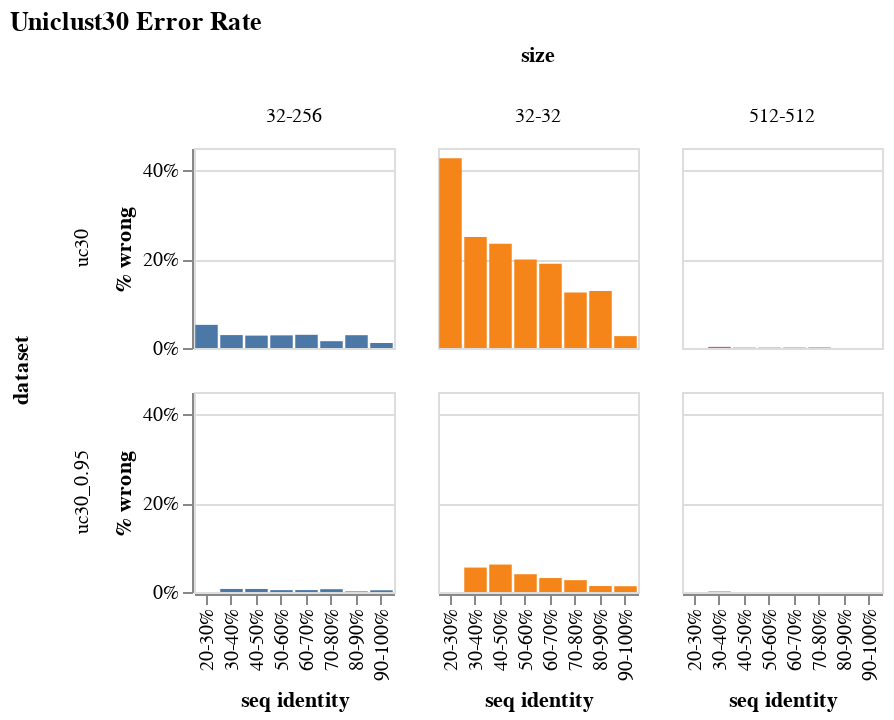

Here is the notebook cell this chart was saved with:
### Code cell
c = alt.Chart(data, title = "Uniclust30 Error Rate").mark_bar().encode(
    x = "seq identity",
    y = alt.Y("% wrong", axis = alt.Axis(format = "%")),
    column = "size",
    row = "dataset",
    color = alt.Color("size", legend = None)
).properties(
    width = 100,
    height = 100
)
save(c, "uniclust30_accuracy.pdf")
c

### Figure 1 — Vega-Lite specification as saved in the notebook (floating-point values rounded to 4 significant figures)
{"config": {"view": {"continuousWidth": 400, "continuousHeight": 300}}, "data": {"name": "data-e63ed052b2663473c125f29798f767ee"}, "mark": "bar", "encoding": {"color": {"type": "nominal", "field": "size", "legend": null}, "column": {"type": "nominal", "field": "size"}, "row": {"type": "nominal", "field": "dataset"}, "x": {"type": "nominal", "field": "seq identity"}, "y": {"type": "quantitative", "axis": {"format": "%"}, "field": "% wrong"}}, "height": 100, "title": "Uniclust30 Error Rate", "width": 100, "$schema": "https://vega.github.io/schema/vega-lite/v4.8.1.json", "datasets": {"data-e63ed052b2663473c125f29798f767ee": [{"dataset": "uc30_0.95", "size": "32-32", "seq identity": "0-10%", "count": 0, "wrong": 0, "wrong % error": null, "% wrong": null}, {"dataset": "uc30_0.95", "size": "32-32", "seq identity": "10-20%", "count": 0, "wrong": 0, "wrong % error": null, "% wrong": null}, {"dataset": "uc30_0.95", "size": "32-32", "seq identity": "20-30%", "count": 14, "wrong": 0, "wrong % error": null, "% wrong": 0.0}, {"dataset": "uc30_0.95", "size": "32-32", "seq identity": "30-40%", "count": 873, "wrong": 48, "wrong % error": 0.2364, "% wrong": 0.05498}, {"dataset": "uc30_0.95", "size": "32-32", "seq identity": "40-50%", "count": 1166, "wrong": 72, "wrong % error": 0.2589, "% wrong": 0.06175}, {"dataset": "uc30_0.95", "size": "32-32", "seq identity": "50-60%", "count": 951, "wrong": 38, "wrong % error": 0.2699, "% wrong": 0.03996}, {"dataset": "uc30_0.95", "size": "32-32", "seq identity": "60-70%", "count": 923, "wrong": 29, "wrong % error": 0.266, "% wrong": 0.03142}, {"dataset": "uc30_0.95", "size": "32-32", "seq identity": "70-80%", "count": 789, "wrong": 21, "wrong % error": 0.2508, "% wrong": 0.02662}, {"dataset": "uc30_0.95", "size": "32-32", "seq identity": "80-90%", "count": 747, "wrong": 10, "wrong % error": 0.2109, "% wrong": 0.01339}, {"dataset": "uc30_0.95", "size": "32-32", "seq identity": "90-100%", "count": 1537, "wrong": 20, "wrong % error": 0.139, "% wrong": 0.01301}, {"dataset": "uc30_0.95", "size": "32-256", "seq identity": "0-10%", "count": 0, "wrong": 0, "wrong % error": null, "% wrong": null}, {"dataset": "uc30_0.95", "size": "32-256", "seq identity": "10-20%", "count": 0, "wrong": 0, "wrong % error": null, "% wrong": null}, {"dataset": "uc30_0.95", "size": "32-256", "seq identity": "20-30%", "count": 14, "wrong": 0, "wrong % error": null, "% wrong": 0.0}, {"dataset": "uc30_0.95", "size": "32-256", "seq identity": "30-40%", "count": 873, "wrong": 6, "wrong % error": 0.02263, "% wrong": 0.006873}, {"dataset": "uc30_0.95", "size": "32-256", "seq identity": "40-50%", "count": 1166, "wrong": 8, "wrong % error": 0.07535, "% wrong": 0.006861}, {"dataset": "uc30_0.95", "size": "32-256", "seq identity": "50-60%", "count": 951, "wrong": 4, "wrong % error": 0.03272, "% wrong": 0.004206}, {"dataset": "uc30_0.95", "size": "32-256", "seq identity": "60-70%", "count": 923, "wrong": 4, "wrong % error": 0.06402, "% wrong": 0.004334}, {"dataset": "uc30_0.95", "size": "32-256", "seq identity": "70-80%", "count": 789, "wrong": 5, "wrong % error": 0.02126, "% wrong": 0.006337}, {"dataset": "uc30_0.95", "size": "32-256", "seq identity": "80-90%", "count": 747, "wrong": 1, "wrong % error": 0.0006338, "% wrong": 0.001339}, {"dataset": "uc30_0.95", "size": "32-256", "seq identity": "90-100%", "count": 1537, "wrong": 6, "wrong % error": 0.04126, "% wrong": 0.003904}, {"dataset": "uc30_0.95", "size": "512-512", "seq identity": "0-10%", "count": 0, "wrong": 0, "wrong % error": null, "% wrong": null}, {"dataset": "uc30_0.95", "size": "512-512", "seq identity": "10-20%", "count": 0, "wrong": 0, "wrong % error": null, "% wrong": null}, {"dataset": "uc30_0.95", "size": "512-512", "seq identity": "20-30%", "count": 14, "wrong": 0, "wrong % error": null, "% wrong": 0.0}, {"dataset": "uc30_0.95", "size": "512-512", "seq identity": "30-40%", "count": 873, "wrong": 1, "wrong % error": 0.0194, "% wrong": 0.001145}, {"dataset": "uc30_0.95", "size": "512-512", "seq identity": "40-50%", "count": 1166, "wrong": 0, "wrong % error": null, "% wrong": 0.0}, {"dataset": "uc30_0.95", "size": "512-512", "seq identity": "50-60%", "count": 951, "wrong": 0, "wrong % error": null, "% wrong": 0.0}, {"dataset": "uc30_0.95", "size": "512-512", "seq identity": "60-70%", "count": 923, "wrong": 0, "wrong % error": null, "% wrong": 0.0}, {"dataset": "uc30_0.95", "size": "512-512", "seq identity": "70-80%", "count": 789, "wrong": 0, "wrong % error": null, "% wrong": 0.0}, {"dataset": "uc30_0.95", "size": "512-512", "seq identity": "80-90%", "count": 747, "wrong": 0, "wrong % error": null, "% wrong": 0.0}, {"dataset": "uc30_0.95", "size": "512-512", "seq identity": "90-100%", "count": 1537, "wrong": 0, "wrong % error": null, "% wrong": 0.0}, {"dataset": "uc30", "size": "32-32", "seq identity": "0-10%", "count": 0, "wrong": 0, "wrong % error": null, "% wrong": null}, {"dataset": "uc30", "size": "32-32", "seq identity": "10-20%", "count": 0, "wrong": 0, "wrong % error": null, "% wrong": null}, {"dataset": "uc30", "size": "32-32", "seq identity": "20-30%", "count": 192, "wrong": 82, "wrong % error": 0.9296, "% wrong": 0.4271}, {"dataset": "uc30", "size": "32-32", "seq identity": "30-40%", "count": 1170, "wrong": 292, "wrong % error": 0.5784, "% wrong": 0.2496}, {"dataset": "uc30", "size": "32-32", "seq identity": "40-50%", "count": 1182, "wrong": 277, "wrong % error": 0.5775, "% wrong": 0.2343}, {"dataset": "uc30", "size": "32-32", "seq identity": "50-60%", "count": 1160, "wrong": 231, "wrong % error": 0.5505, "% wrong": 0.1991}, {"dataset": "uc30", "size": "32-32", "seq identity": "60-70%", "count": 1044, "wrong": 198, "wrong % error": 0.5351, "% wrong": 0.1897}, {"dataset": "uc30", "size": "32-32", "seq identity": "70-80%", "count": 847, "wrong": 106, "wrong % error": 0.5582, "% wrong": 0.1251}, {"dataset": "uc30", "size": "32-32", "seq identity": "80-90%", "count": 694, "wrong": 89, "wrong % error": 0.4932, "% wrong": 0.1282}, {"dataset": "uc30", "size": "32-32", "seq identity": "90-100%", "count": 711, "wrong": 19, "wrong % error": 0.3312, "% wrong": 0.02672}, {"dataset": "uc30", "size": "32-256", "seq identity": "0-10%", "count": 0, "wrong": 0, "wrong % error": null, "% wrong": null}, {"dataset": "uc30", "size": "32-256", "seq identity": "10-20%", "count": 0, "wrong": 0, "wrong % error": null, "% wrong": null}, {"dataset": "uc30", "size": "32-256", "seq identity": "20-30%", "count": 192, "wrong": 10, "wrong % error": 0.285, "% wrong": 0.05208}, {"dataset": "uc30", "size": "32-256", "seq identity": "30-40%", "count": 1170, "wrong": 34, "wrong % error": 0.1609, "% wrong": 0.02906}, {"dataset": "uc30", "size": "32-256", "seq identity": "40-50%", "count": 1182, "wrong": 33, "wrong % error": 0.1449, "% wrong": 0.02792}, {"dataset": "uc30", "size": "32-256", "seq identity": "50-60%", "count": 1160, "wrong": 33, "wrong % error": 0.1602, "% wrong": 0.02845}, {"dataset": "uc30", "size": "32-256", "seq identity": "60-70%", "count": 1044, "wrong": 31, "wrong % error": 0.1159, "% wrong": 0.02969}, {"dataset": "uc30", "size": "32-256", "seq identity": "70-80%", "count": 847, "wrong": 13, "wrong % error": 0.08762, "% wrong": 0.01535}, {"dataset": "uc30", "size": "32-256", "seq identity": "80-90%", "count": 694, "wrong": 20, "wrong % error": 0.07686, "% wrong": 0.02882}, {"dataset": "uc30", "size": "32-256", "seq identity": "90-100%", "count": 711, "wrong": 8, "wrong % error": 0.04555, "% wrong": 0.01125}, {"dataset": "uc30", "size": "512-512", "seq identity": "0-10%", "count": 0, "wrong": 0, "wrong % error": null, "% wrong": null}, {"dataset": "uc30", "size": "512-512", "seq identity": "10-20%", "count": 0, "wrong": 0, "wrong % error": null, "% wrong": null}, {"dataset": "uc30", "size": "512-512", "seq identity": "20-30%", "count": 192, "wrong": 0, "wrong % error": null, "% wrong": 0.0}, {"dataset": "uc30", "size": "512-512", "seq identity": "30-40%", "count": 1170, "wrong": 3, "wrong % error": 0.2599, "% wrong": 0.002564}, {"dataset": "uc30", "size": "512-512", "seq identity": "40-50%", "count": 1182, "wrong": 1, "wrong % error": 0.4331, "% wrong": 0.000846}, {"dataset": "uc30", "size": "512-512", "seq identity": "50-60%", "count": 1160, "wrong": 1, "wrong % error": 0.06262, "% wrong": 0.0008621}, {"dataset": "uc30", "size": "512-512", "seq identity": "60-70%", "count": 1044, "wrong": 1, "wrong % error": 0.593, "% wrong": 0.0009579}, {"dataset": "uc30", "size": "512-512", "seq identity": "70-80%", "count": 847, "wrong": 1, "wrong % error": 0.01056, "% wrong": 0.001181}, {"dataset": "uc30", "size": "512-512", "seq identity": "80-90%", "count": 694, "wrong": 0, "wrong % error": null, "% wrong": 0.0}, {"dataset": "uc30", "size": "512-512", "seq identity": "90-100%", "count": 711, "wrong": 0, "wrong % error": null, "% wrong": 0.0}]}}
